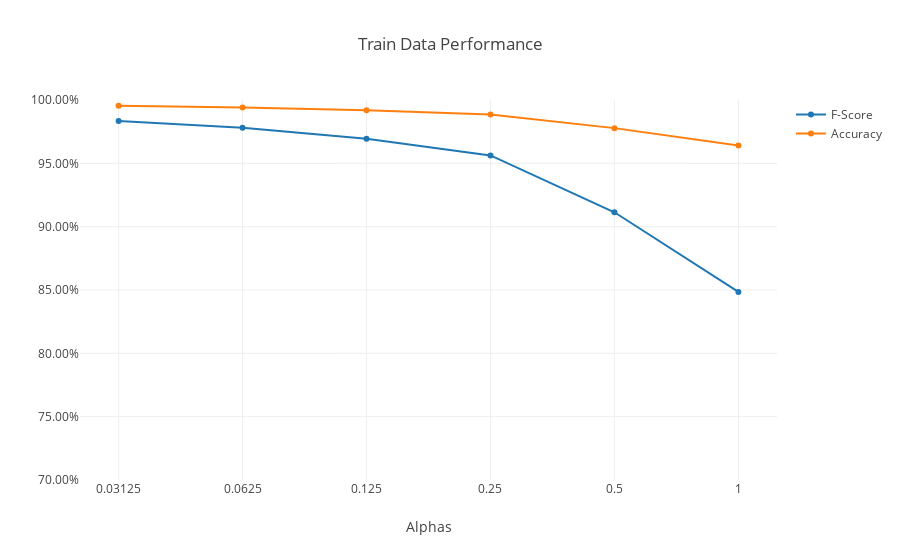

Notebook code cell kept with this figure:
### Markdown cell above
# Plot the Accuracy & F-Score using different values of alpha

### Code cell
alphas=[2**i for i in range(-5,1)] #Values of Alpha



Train_Fscores=[]; Test_Fscores=[];  Train_Accuracy=[]; Test_Accuracy=[];

for alpha in alphas:
    
    test['Predict']=test['Message'].apply(lambda x: classifiy(x,alpha)) # Classifiy the Test Data 
    
    measures = classifier_performance(test) # Get the performance measures
    
    #Append Accuracy and Fscore to Test List
    Test_Fscores.append(measures['F_Score'])
    Test_Accuracy.append(measures['Accuracy'])
    
    #Do the same for Train Data
    train['Predict']=train['Message'].apply(lambda x: classifiy(x,alpha))
    
    measures = classifier_performance(train)
    
    Train_Fscores.append(measures['F_Score'])
    Train_Accuracy.append(measures['Accuracy'])
    


trace1 = go.Scatter( x = alphas, y = Train_Fscores, name = "F-Score") #Line Plot for F-Score in Train Data

trace2 = go.Scatter( x = alphas, y = Train_Accuracy, name = "Accuracy") #Line Plot for Accuracy in Train Data

# Customize Layout
layout = go.Layout( title="Train Data Performance",
                    xaxis=dict( title="Alphas", type= "category"),
                    yaxis=dict(range=[0.7,1],tickformat=".2%"))

fig=dict(data=[trace1,trace2],layout=layout)
iplot(fig)

### Figure 1 — Plotly figure (JSON) as saved in the notebook; plotly's stock layout.template omitted (floating-point values rounded to 4 significant figures)
{"data": [{"name": "F-Score", "type": "scatter", "x": [0.03125, 0.0625, 0.125, 0.25, 0.5, 1], "y": [0.9833, 0.9782, 0.9695, 0.9562, 0.9114, 0.8485]}, {"name": "Accuracy", "type": "scatter", "x": [0.03125, 0.0625, 0.125, 0.25, 0.5, 1], "y": [0.9955, 0.9942, 0.9919, 0.9886, 0.9778, 0.9641]}], "layout": {"title": "Train Data Performance", "xaxis": {"title": "Alphas", "type": "category"}, "yaxis": {"range": [0.7, 1], "tickformat": ".2%"}}}
